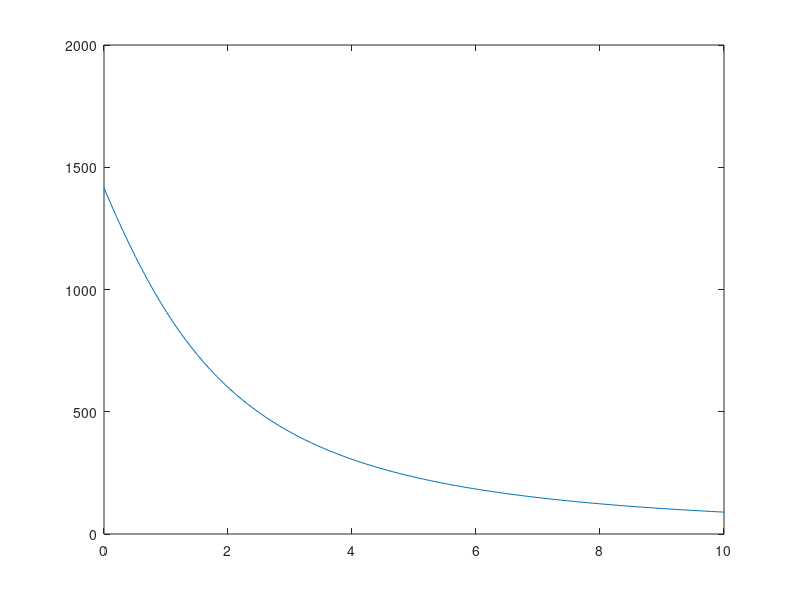

Write MATLAB code to recreate this figure.
clear all
K = 1440
wl = 3 %w1idt1h 1
tl = 5 %t1hickness 1
wm = 2
tm = 5
wr = 3
tr = 5
spaceleft= 0.6146
spaceright= 0.4238
middlebend = 0.4868
z = 1
y = linspace(0,10);
%z goes to z+wl./2+spaceleft+wm./2

%y goes to (y+middlebend)
Bzm = K.*(-atan((z-wm./2)./(y+middlebend))+atan((z+wm./2)./(y+middlebend))+atan((z-wm./2)./((y+middlebend)+tm))-atan((z+wm/2)./((y+middlebend)+tm)))
Bym = K/2.*(log(((y+middlebend).^2+(z+wm/2).^2)/((y+middlebend).^2)+(z-wm/2).^2)-log((((y+middlebend)+tm).^2+(z+wm/2).^2)/(((y+middlebend)+tm).^2+(z-wm/2).^2)))

Bm = sqrt(Bym.^2+Bzm.^2)

%z goes to (z+spaceleft+wm/2+wl/2)
Bzl = K.*(-atan(((z+spaceleft+wm/2+wl/2)-wl./2)./(y))+atan(((z+spaceleft+wm/2+wl/2)+wl./2)./(y))+atan(((z+spaceleft+wm/2+wl/2)-wl./2)./(y+tl))-atan(((z+spaceleft+wm/2+wl/2)+wl/2)./(y+tl)))
Byl = K/2.*(log((y.^2+((z+spaceleft+wm/2+wl/2)+wl/2).^2)/((y).^2)+((z+spaceleft+wm/2+wl/2)-wl/2).^2)-log(((y+tl).^2+((z+spaceleft+wm/2+wl/2)+wl/2).^2)/((y+tl).^2+((z+spaceleft+wm/2+wl/2)-wl/2).^2)))
Bl = sqrt(Byl.^2+Bzl.^2)

%(z+spaceleft+wm/2+wl/2) goes to (z-spaceright-wm/2-wr/2)
Bzr = K.*(-atan(((z-spaceright-wm/2-wr/2)-wl./2)./(y))+atan(((z-spaceright-wm/2-wr/2)+wl./2)./(y))+atan(((z-spaceright-wm/2-wr/2)-wl./2)./(y+tl))-atan(((z-spaceright-wm/2-wr/2)+wl/2)./(y+tl)))
Byr = K/2.*(log((y.^2+((z-spaceright-wm/2-wr/2)+wl/2).^2)/((y).^2)+((z-spaceright-wm/2-wr/2)-wl/2).^2)-log(((y+tl).^2+((z-spaceright-wm/2-wr/2)+wl/2).^2)/((y+tl).^2+((z-spaceright-wm/2-wr/2)-wl/2).^2)))

Br = sqrt(Byr.^2+Bzr.^2)

B_total = Bl+Bm+Br
plot(y,Bm)